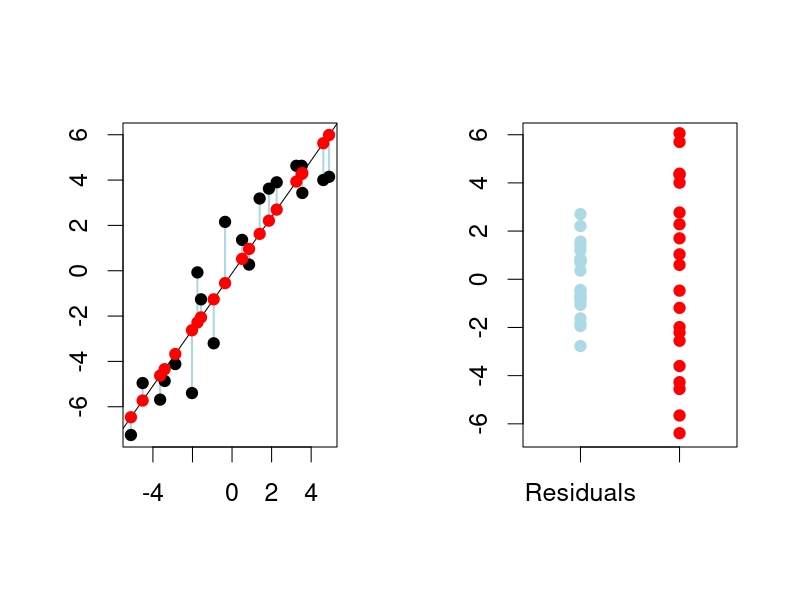
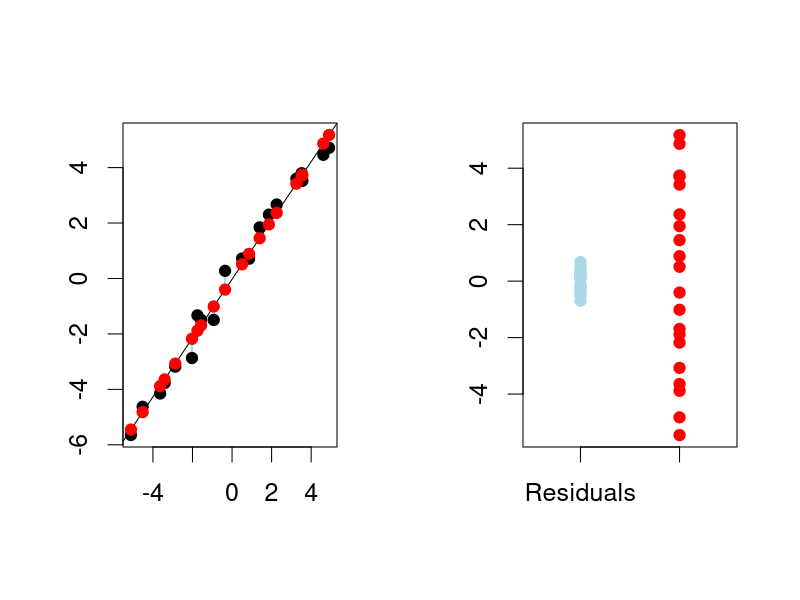
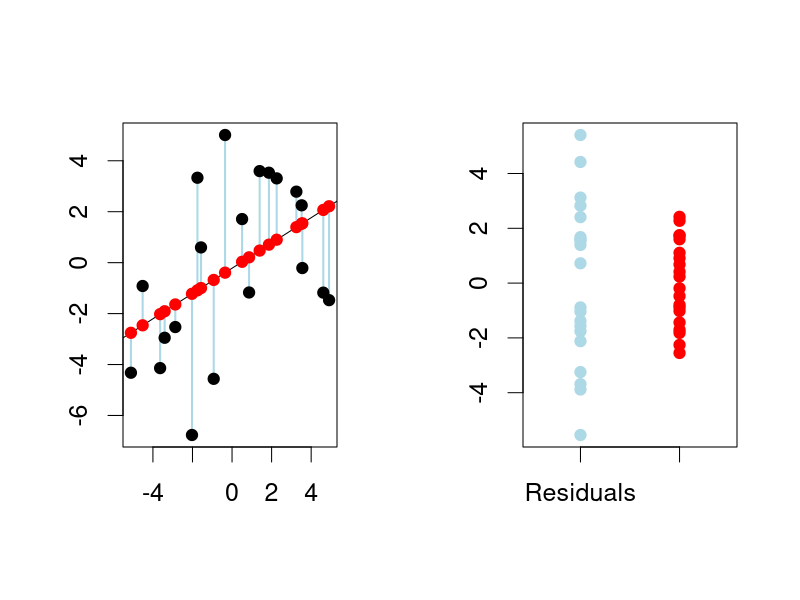
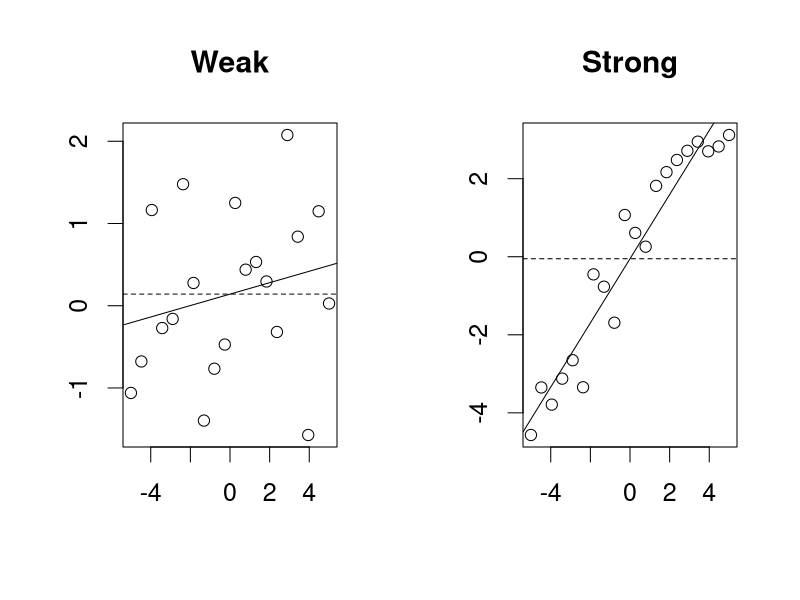

R code for these plots, in order:
## ---- chunk 1
CWD <- read.table("./datasets/01-linear-regression/christ.csv", header = T, sep = ",", dec = ".")
attach(CWD)

model <- lm(CWD.BASA ~ RIP.DENS)
model3 <- lm(I(log(CWD.BASA)) ~ RIP.DENS + I(RIP.DENS^2))
summary(model)
confint(model)

needles <- read.table("./datasets/01-linear-regression/needles.txt", header = T, sep = "\t", dec = ".")
attach(needles)
model_l5 <- lm(length ~ nitrogen * phosphor + potassium 
               + phosphor * residu)
model_l8 <- lm(length ~ nitrogen *  phosphor + potassium)

library(car)

body.fat <- read.table("./datasets/01-linear-regression/bodyfatNKNW.txt", header = T, dec = ".")
attach(body.fat)
## ---- chunk 2
coefs <- summary(model_l8)$coefficients
coefs
## ---- chunk 3
summary(model_l8)
## ---- chunk 4
SSE <- sum(model_l8$residuals^2)
MSE <- sqrt(SSE/(26 - 4 - 1))
MSE
## ---- chunk 5
p <- predict(model3, newdata = data.frame(RIP.DENS=800:2200), 
             interval = "confidence")
## ---- chunk 6
p[1:3,]
## ---- chunk 7
p <- predict(model3, newdata = data.frame(RIP.DENS=800:2200), 
             interval = "prediction")
## ---- chunk 8
p[1:3,]
## ---- chunk 9
newdata <- data.frame(nitrogen = 1.9, phosphor = 0.2, 
                      potassium = 0.7)
newdata
predict.lm(model_l8, newdata, interval = "confidence")
predict.lm(model_l8, newdata, interval = "prediction")
## ---- chunk 10
set.seed(123)
x <- seq(-5, 5, length.out=20) + 0.2 * rnorm(20)
y <- x + 2 * rnorm(20)
m <- lm(y ~ x)
y_pred <- predict(m, newdata = data.frame(x = x))

par(mfrow = c(1, 2), cex = 1.5)

plot(NULL, xlim=c(min(x), max(x)), 
     ylim = c(min(y, y_pred), max(y, y_pred)), xlab = "", ylab = "")
segments(x, y_pred, x, y, lwd=2, col = "lightblue")
abline(m)
points(x, y, pch = 19)
points(x, y_pred, pch = 19, col = "red")

res <- m$residuals
plot(NULL, xlab = "", ylab = "", 
     xlim = c(-0.5, 1.5), ylim = c(min(res, y_pred), max(res, y_pred)), xaxt = "n")
points(rep(0, length(res)), res, pch = 19, col = "lightblue")
points(rep(1, length(y_pred)), y_pred - mean(y_pred), pch = 19, col = "red")
axis(1, at = c(0, 1), labels = c("Residuals", "cPredictions"))
## ---- chunk 11
set.seed(123)
x <- seq(-5, 5, length.out=20) + 0.2 * rnorm(20)
y <- x + 0.5 * rnorm(20)
m <- lm(y ~ x)
y_pred <- predict(m, newdata = data.frame(x = x))

par(mfrow = c(1, 2), cex = 1.5)

plot(NULL, xlim=c(min(x), max(x)), 
     ylim = c(min(y, y_pred), max(y, y_pred)), xlab = "", ylab = "")
segments(x, y_pred, x, y, lwd=2, col = "lightblue")
abline(m)
points(x, y, pch = 19)
points(x, y_pred, pch = 19, col = "red")

res <- m$residuals
plot(NULL, xlab = "", ylab = "", 
     xlim = c(-0.5, 1.5), ylim = c(min(res, y_pred), max(res, y_pred)), xaxt = "n")
points(rep(0, length(res)), res, pch = 19, col = "lightblue")
points(rep(1, length(y_pred)), y_pred - mean(y_pred), pch = 19, col = "red")
axis(1, at = c(0, 1), labels = c("Residuals", "cPredictions"))
## ---- chunk 12
set.seed(123)
x <- seq(-5, 5, length.out=20) + 0.2 * rnorm(20)
y <- 0.01*x + 4*rnorm(20)
m <- lm(y ~ x)
y_pred <- predict(m, newdata = data.frame(x = x))

par(mfrow = c(1, 2), cex = 1.5)

plot(NULL, xlim=c(min(x), max(x)), 
     ylim = c(min(y, y_pred), max(y, y_pred)), xlab = "", ylab = "")
segments(x, y_pred, x, y, lwd=2, col = "lightblue")
abline(m)
points(x, y, pch = 19)
points(x, y_pred, pch = 19, col = "red")

res <- m$residuals
plot(NULL, xlab = "", ylab = "", 
     xlim = c(-0.5, 1.5), ylim = c(min(res, y_pred), max(res, y_pred)), xaxt = "n")
points(rep(0, length(res)), res, pch = 19, col = "lightblue")
points(rep(1, length(y_pred)), y_pred - mean(y_pred), pch = 19, col = "red")
axis(1, at = c(0, 1), labels = c("Residuals", "cPredictions"))
## ---- chunk 13
set.seed(123)
x <- seq(-5, 5, length.out = 20)
y_weak <- 0.1 * x + 1 * rnorm(20)
y_strong <- 0.7 * x + 1 * rnorm(20)
m_weak <- lm(y_weak ~ x)
m_strong <- lm(y_strong ~ x)

par(mfrow=c(1, 2), cex=1.5)
plot(x, y_weak, xlab = "", ylab = "", main = "Weak")
abline(m_weak)
abline(h = mean(y_weak), lty = "dashed")

plot(x, y_strong, xlab = "", ylab = "", main = "Strong")
abline(m_strong)
abline(h = mean(y_strong), lty = "dashed")

## ---- chunk 14
model_l1 <- lm(length ~ phosphor)
model_l2 <- lm(length ~ nitrogen + phosphor + potassium + residu)
anova(model_l1, model_l2)
## ---- chunk 15
summary(model_l8)
